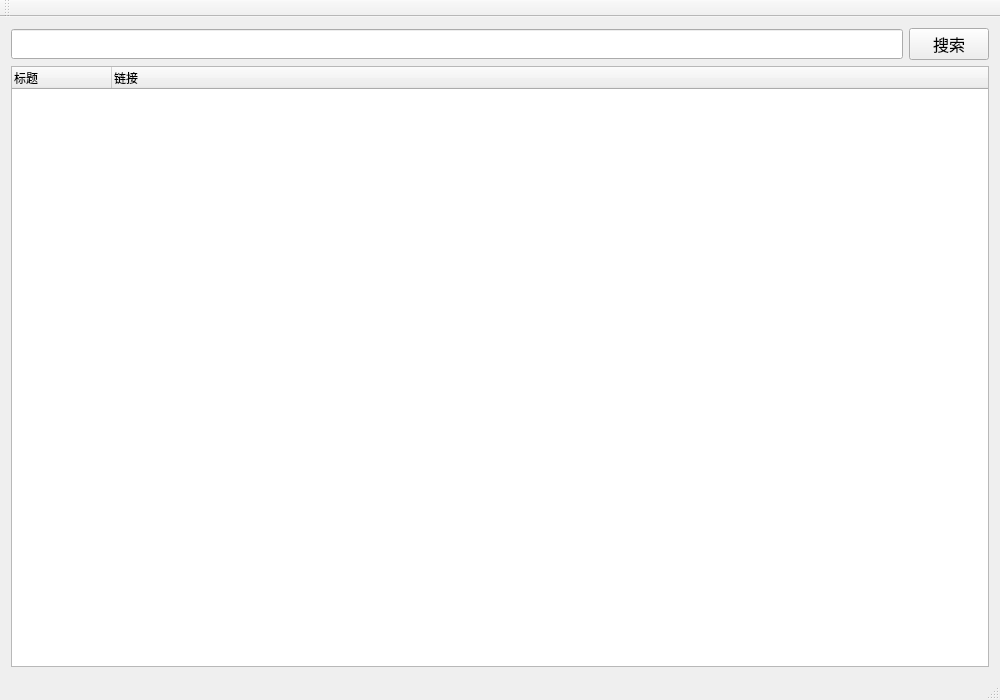
<?xml version="1.0" encoding="UTF-8"?>
<ui version="4.0">
 <class>MainWindow</class>
 <widget class="QMainWindow" name="MainWindow">
  <property name="geometry">
   <rect>
    <x>0</x>
    <y>0</y>
    <width>1000</width>
    <height>700</height>
   </rect>
  </property>
  <property name="windowTitle">
   <string>MainWindow</string>
  </property>
  <widget class="QWidget" name="centralWidget">
   <layout class="QVBoxLayout" name="verticalLayout">
    <item>
     <layout class="QHBoxLayout" name="horizontalLayout">
      <item>
       <widget class="QLineEdit" name="edit_search">
        <property name="font">
         <font>
          <family>Consolas</family>
          <pointsize>14</pointsize>
         </font>
        </property>
        <property name="text">
         <string/>
        </property>
       </widget>
      </item>
      <item>
       <widget class="QPushButton" name="btn_search">
        <property name="font">
         <font>
          <family>楷体</family>
          <pointsize>12</pointsize>
         </font>
        </property>
        <property name="text">
         <string>搜索</string>
        </property>
       </widget>
      </item>
     </layout>
    </item>
    <item>
     <widget class="QTreeWidget" name="treeWidget">
      <column>
       <property name="text">
        <string>标题</string>
       </property>
      </column>
      <column>
       <property name="text">
        <string>链接</string>
       </property>
      </column>
     </widget>
    </item>
   </layout>
  </widget>
  <widget class="QToolBar" name="mainToolBar">
   <attribute name="toolBarArea">
    <enum>TopToolBarArea</enum>
   </attribute>
   <attribute name="toolBarBreak">
    <bool>false</bool>
   </attribute>
  </widget>
  <widget class="QStatusBar" name="statusBar"/>
  <widget class="QMenuBar" name="menuBar">
   <property name="geometry">
    <rect>
     <x>0</x>
     <y>0</y>
     <width>1000</width>
     <height>23</height>
    </rect>
   </property>
  </widget>
  <action name="action_N">
   <property name="text">
    <string>新建文件(N)</string>
   </property>
  </action>
  <action name="action_O">
   <property name="text">
    <string>打开文件(O)</string>
   </property>
  </action>
  <action name="action_S">
   <property name="text">
    <string>保存文件(S)</string>
   </property>
  </action>
 </widget>
 <layoutdefault spacing="6" margin="11"/>
 <resources/>
 <connections/>
</ui>
